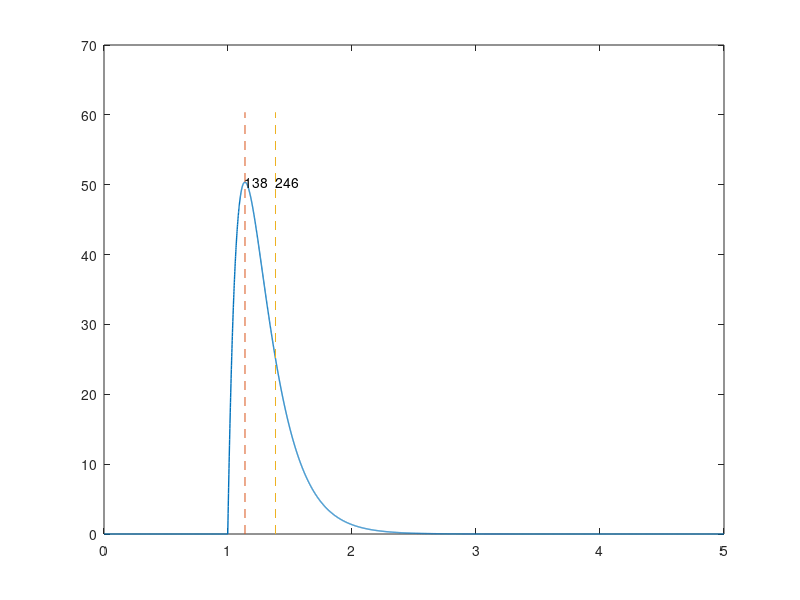

Source code (MATLAB):
%--------------------------------------------------------------------------
% twitch_analysis.m
% Author: Akira Nagamori
% Last update: 10/16/18
% Descriptions: analyze effects of force-dependent time constant on contraction time and
% half relaxation time 
%--------------------------------------------------------------------------
%close all
clc

Fs = 1000; %sampling frequency
time = 0:1/Fs:5; %simulation time
stim = zeros(1,length(time)); %stimulus train
stim(1*Fs) = 1; %single pulse stimulus

a = 10;
b = 5;

h = exp(-a*time); %first linear filter
g = exp(-b*time); %second linear filter whose time constant depends on the force level (Bobet & Stein, 1998)

q = conv(stim,h); %convolution
f = conv(q,g); %convolution

[pks,locs_peak] = max(f);
CT = locs_peak-1*Fs;

peak_half = pks/2;
[~,HRT] = min(abs(f(locs_peak:end)-peak_half));
locs_hrt = locs_peak+HRT;

figure()
plot(time,f(1:length(time)),'LineWidth',1)
hold on 
plot([time(locs_peak) time(locs_peak)],[0 pks+10],'--')
text(time(locs_peak),pks,num2str(CT))
hold on
plot([time(locs_hrt) time(locs_hrt)],[0 pks+10],'--')
text(time(locs_hrt),pks,num2str(HRT))
